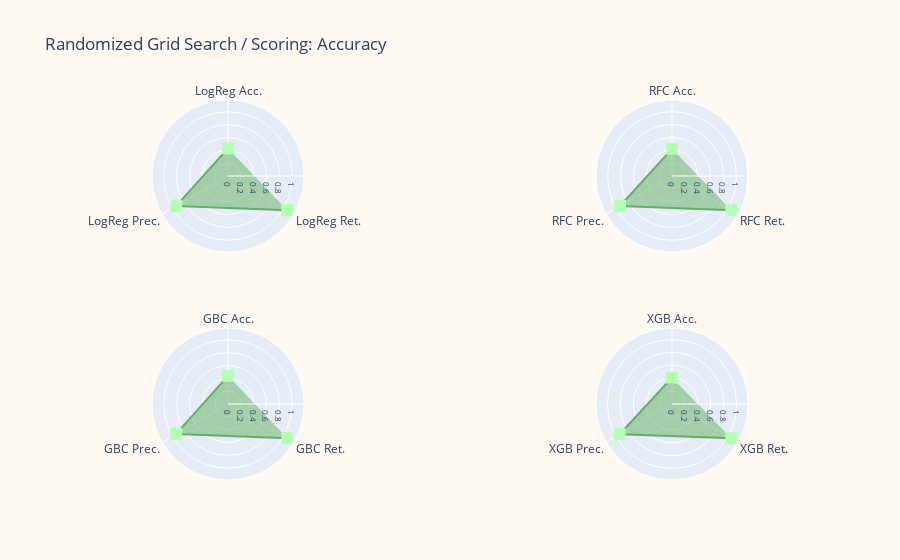

Source (notebook cell):
### Code cell
LCP.lc_ml(logm_stats,rfc_stats, gbc_stats,xgb_stats,'images/r_grid_acc','Randomized Grid Search / Scoring: Accuracy')

### Figure 1 — Plotly figure (JSON) as saved in the notebook; plotly's stock layout.template omitted (floating-point values rounded to 4 significant figures)
{"data": [{"fill": "toself", "line": {"color": "#63AF63"}, "marker": {"color": "#B3FFB3", "size": 12, "symbol": "square"}, "mode": "lines+markers", "name": "", "r": [0.408, 0.935, 1.06], "subplot": "polar", "theta": ["XGB Acc.", "XGB Prec.", "XGB Ret."], "type": "scatterpolar"}, {"fill": "toself", "line": {"color": "#63AF63"}, "marker": {"color": "#B3FFB3", "size": 12, "symbol": "square"}, "mode": "lines+markers", "name": "", "r": [0.4291, 0.9299, 1.066], "subplot": "polar3", "theta": ["LogReg Acc.", "LogReg Prec.", "LogReg Ret."], "type": "scatterpolar"}, {"fill": "toself", "line": {"color": "#63AF63"}, "marker": {"color": "#B3FFB3", "size": 12, "symbol": "square"}, "mode": "lines+markers", "name": "", "r": [0.4229, 0.9329, 1.065], "subplot": "polar2", "theta": ["RFC Acc.", "RFC Prec.", "RFC Ret."], "type": "scatterpolar"}, {"fill": "toself", "line": {"color": "#63AF63"}, "marker": {"color": "#B3FFB3", "size": 12, "symbol": "square"}, "mode": "lines+markers", "name": "", "r": [0.4389, 0.9331, 1.068], "subplot": "polar4", "theta": ["GBC Acc.", "GBC Prec.", "GBC Ret."], "type": "scatterpolar"}], "layout": {"paper_bgcolor": "rgb(255, 248, 243)", "polar": {"angularaxis": {"direction": "counterclockwise", "rotation": 90, "tickfont": {"size": 12}}, "domain": {"x": [0.6, 1], "y": [0, 0.4]}, "radialaxis": {"tickfont": {"size": 8}}}, "polar2": {"angularaxis": {"direction": "counterclockwise", "rotation": 90, "tickfont": {"size": 12}}, "domain": {"x": [0.6, 1], "y": [0.6, 1]}, "radialaxis": {"tickfont": {"size": 8}}}, "polar3": {"angularaxis": {"direction": "counterclockwise", "rotation": 90, "tickfont": {"size": 12}}, "domain": {"x": [0, 0.4], "y": [0.6, 1]}, "radialaxis": {"tickfont": {"size": 8}}}, "polar4": {"angularaxis": {"direction": "counterclockwise", "rotation": 90, "tickfont": {"size": 12}}, "domain": {"x": [0, 0.4], "y": [0, 0.4]}, "radialaxis": {"tickfont": {"size": 8}}}, "showlegend": false, "title": {"text": "Randomized Grid Search / Scoring: Accuracy"}}}
